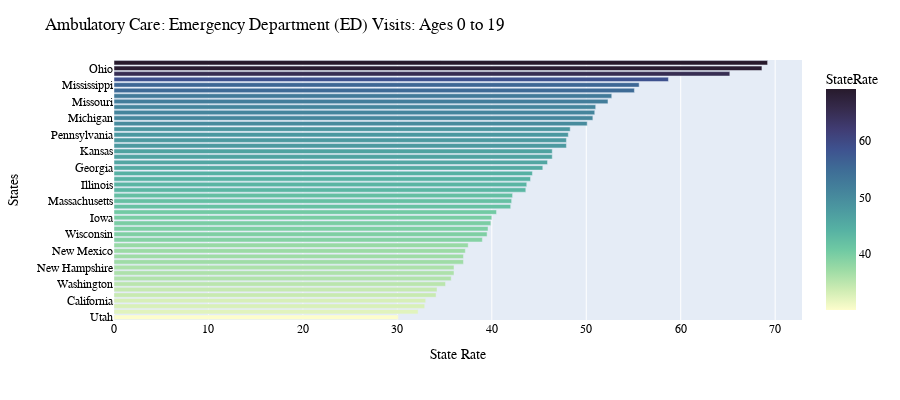
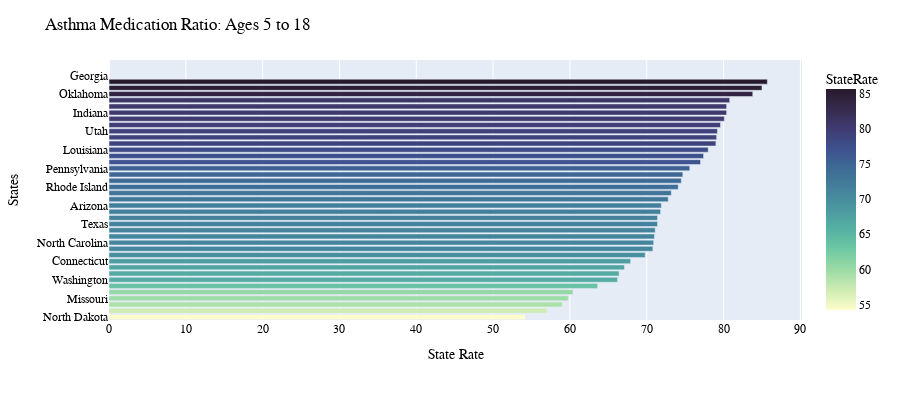

The code cell stored with these charts, in order, in its notebook:
### Markdown cell above
### Measures in Care of Acute and Chronic Conditions

### Code cell
measure_name(Acute_Chronic_Care,px.colors.sequential.deep)

### Figure 1 — Plotly figure (JSON) as saved in the notebook; plotly's stock layout.template omitted (floating-point values rounded to 4 significant figures)
{"data": [{"alignmentgroup": "True", "customdata": [["Not on Track"], ["Not on Track"], ["Not on Track"], ["Not on Track"], ["Not on Track"], ["Not on Track"], ["Not on Track"], ["Not on Track"], ["Not on Track"], ["Not on Track"], ["Not on Track"], ["Not on Track"], ["Not on Track"], ["Not on Track"], ["Not on Track"], ["Not on Track"], ["Not on Track"], ["Not on Track"], ["Not on Track"], ["Not on Track"], ["Not on Track"], ["Not on Track"], ["Not on Track"], ["On Track"], ["On Track"], ["On Track"], ["On Track"], ["On Track"], ["On Track"], ["On Track"], ["On Track"], ["On Track"], ["On Track"], ["On Track"], ["On Track"], ["On Track"], ["On Track"], ["On Track"], ["On Track"], ["On Track"], ["On Track"], ["On Track"], ["On Track"], ["On Track"], ["On Track"], ["On Track"], ["On Track"]], "hovertemplate": "StateRate=%{marker.color}<br>State=%{y}<br>Eval=%{customdata[0]}<extra></extra>", "legendgroup": "", "marker": {"color": [30.1, 32.2, 32.9, 33, 34.1, 34.2, 35.1, 35.7, 36, 36, 37, 37, 37.2, 37.5, 39, 39.5, 39.6, 39.9, 40, 40.5, 42, 42.1, 42.2, 43.6, 43.7, 44.1, 44.3, 45.4, 45.9, 46.4, 46.4, 47.9, 47.9, 48.1, 48.3, 50.1, 50.7, 50.9, 51, 52.3, 52.7, 55.1, 55.6, 58.7, 65.2, 68.6, 69.2], "coloraxis": "coloraxis", "pattern": {"shape": ""}}, "name": "", "offsetgroup": "", "orientation": "h", "showlegend": false, "textposition": "auto", "type": "bar", "x": [30.1, 32.2, 32.9, 33, 34.1, 34.2, 35.1, 35.7, 36, 36, 37, 37, 37.2, 37.5, 39, 39.5, 39.6, 39.9, 40, 40.5, 42, 42.1, 42.2, 43.6, 43.7, 44.1, 44.3, 45.4, 45.9, 46.4, 46.4, 47.9, 47.9, 48.1, 48.3, 50.1, 50.7, 50.9, 51, 52.3, 52.7, 55.1, 55.6, 58.7, 65.2, 68.6, 69.2], "xaxis": "x", "y": ["Utah", "Oregon", "Colorado", "California", "Alaska", "Hawaii", "Washington", "New York", "Maryland", "New Hampshire", "Minnesota", "Vermont", "New Mexico", "Rhode Island", "Nebraska", "Wisconsin", "Nevada", "Maine", "Iowa", "Arizona", "Arkansas", "Massachusetts", "South Carolina", "Delaware", "Illinois", "Wyoming", "Indiana", "Georgia", "North Carolina", "New Jersey", "Kansas", "Texas", "Alabama", "Pennsylvania", "Connecticut", "West Virginia", "Michigan", "Kentucky", "Tennessee", "Missouri", "Louisiana", "Florida", "Mississippi", "District of Columbia", "Oklahoma", "Ohio", "Virginia"], "yaxis": "y"}], "layout": {"barmode": "relative", "coloraxis": {"colorbar": {"title": {"text": "StateRate"}}, "colorscale": [[0, "rgb(253, 253, 204)"], [0.09091, "rgb(206, 236, 179)"], [0.1818, "rgb(156, 219, 165)"], [0.2727, "rgb(111, 201, 163)"], [0.3636, "rgb(86, 177, 163)"], [0.4545, "rgb(76, 153, 160)"], [0.5455, "rgb(68, 130, 155)"], [0.6364, "rgb(62, 108, 150)"], [0.7273, "rgb(62, 82, 143)"], [0.8182, "rgb(64, 60, 115)"], [0.9091, "rgb(54, 43, 77)"], [1, "rgb(39, 26, 44)"]]}, "font": {"color": "Black", "family": "Arial", "size": 12}, "height": 400, "legend": {"tracegroupgap": 0}, "margin": {"t": 60}, "title": {"text": "Ambulatory Care: Emergency Department (ED) Visits: Ages 0 to 19"}, "xaxis": {"anchor": "y", "domain": [0, 1], "title": {"text": "State Rate"}}, "yaxis": {"anchor": "x", "domain": [0, 1], "title": {"text": "States"}}}}

### Figure 2 — Plotly figure (JSON) as saved in the notebook; plotly's stock layout.template omitted (floating-point values rounded to 4 significant figures)
{"data": [{"alignmentgroup": "True", "customdata": [["Not on Track"], ["Not on Track"], ["Not on Track"], ["Not on Track"], ["Not on Track"], ["Not on Track"], ["Not on Track"], ["Not on Track"], ["Not on Track"], ["Not on Track"], ["Not on Track"], ["Not on Track"], ["Not on Track"], ["Not on Track"], ["Not on Track"], ["Not on Track"], ["Not on Track"], ["Not on Track"], ["Not on Track"], ["On Track"], ["On Track"], ["On Track"], ["On Track"], ["On Track"], ["On Track"], ["On Track"], ["On Track"], ["On Track"], ["On Track"], ["On Track"], ["On Track"], ["On Track"], ["On Track"], ["On Track"], ["On Track"], ["On Track"], ["On Track"], ["On Track"], ["On Track"], ["Not on Track"], ["Not on Track"], ["Not on Track"]], "hovertemplate": "StateRate=%{marker.color}<br>State=%{y}<br>Eval=%{customdata[0]}<extra></extra>", "legendgroup": "", "marker": {"color": [54.2, 57, 59, 59.8, 60.4, 63.6, 66.2, 66.4, 67.1, 67.9, 69.8, 70.8, 70.9, 71, 71.1, 71.4, 71.4, 71.8, 71.9, 72.8, 73.2, 74.1, 74.5, 74.7, 75.6, 77, 77.4, 78, 79, 79.1, 79.2, 79.6, 80.1, 80.4, 80.4, 80.8, 83.8, 85, 85.7, null, null, null], "coloraxis": "coloraxis", "pattern": {"shape": ""}}, "name": "", "offsetgroup": "", "orientation": "h", "showlegend": false, "textposition": "auto", "type": "bar", "x": [54.2, 57, 59, 59.8, 60.4, 63.6, 66.2, 66.4, 67.1, 67.9, 69.8, 70.8, 70.9, 71, 71.1, 71.4, 71.4, 71.8, 71.9, 72.8, 73.2, 74.1, 74.5, 74.7, 75.6, 77, 77.4, 78, 79, 79.1, 79.2, 79.6, 80.1, 80.4, 80.4, 80.8, 83.8, 85, 85.7, null, null, null], "xaxis": "x", "y": ["North Dakota", "Colorado", "District of Columbia", "Missouri", "Alaska", "Delaware", "Washington", "Iowa", "Massachusetts", "Connecticut", "Wisconsin", "New York", "North Carolina", "California", "New Jersey", "Texas", "New Mexico", "Arkansas", "Arizona", "Maryland", "Vermont", "Rhode Island", "Minnesota", "Virginia", "Pennsylvania", "New Hampshire", "Ohio", "Louisiana", "Kansas", "South Carolina", "Utah", "Mississippi", "Michigan", "Indiana", "Florida", "Tennessee", "Oklahoma", "Kentucky", "Alabama", "Georgia", "Maine", "Wyoming"], "yaxis": "y"}], "layout": {"barmode": "relative", "coloraxis": {"colorbar": {"title": {"text": "StateRate"}}, "colorscale": [[0, "rgb(253, 253, 204)"], [0.09091, "rgb(206, 236, 179)"], [0.1818, "rgb(156, 219, 165)"], [0.2727, "rgb(111, 201, 163)"], [0.3636, "rgb(86, 177, 163)"], [0.4545, "rgb(76, 153, 160)"], [0.5455, "rgb(68, 130, 155)"], [0.6364, "rgb(62, 108, 150)"], [0.7273, "rgb(62, 82, 143)"], [0.8182, "rgb(64, 60, 115)"], [0.9091, "rgb(54, 43, 77)"], [1, "rgb(39, 26, 44)"]]}, "font": {"color": "Black", "family": "Arial", "size": 12}, "height": 400, "legend": {"tracegroupgap": 0}, "margin": {"t": 60}, "title": {"text": "Asthma Medication Ratio: Ages 5 to 18"}, "xaxis": {"anchor": "y", "domain": [0, 1], "title": {"text": "State Rate"}}, "yaxis": {"anchor": "x", "domain": [0, 1], "title": {"text": "States"}}}}
